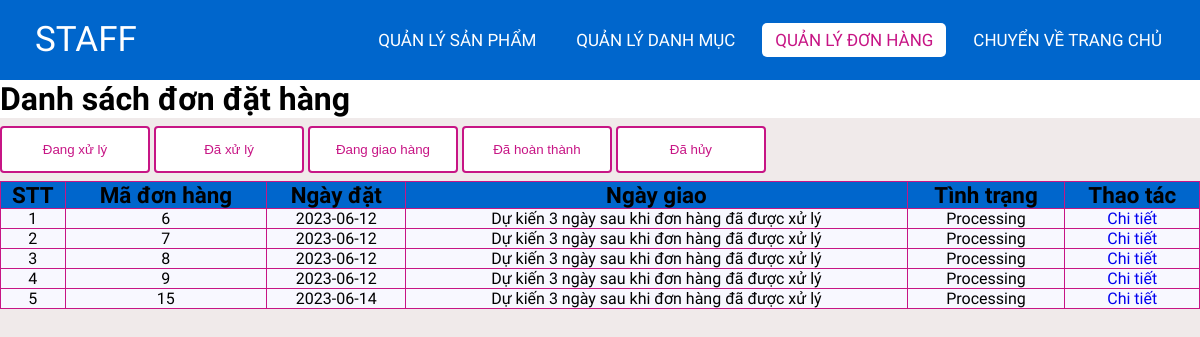
Screenshot of /staff/orderlist.php (signed in) with the database file from the repository.
### tables this page shows
CREATE TABLE `orders` (
  `id` int(11) NOT NULL,
  `userId` int(11) NOT NULL,
  `createdDate` date NOT NULL,
  `receivedDate` date DEFAULT NULL,
  `status` varchar(20) NOT NULL,
  `fullname` varchar(255) NOT NULL,
  `phoneNumber` varchar(100) NOT NULL,
  `address` varchar(500) NOT NULL
);

### lib/database.php (called while the page is built, shortened)
<?php
class Database extends PDO
{
  public $host   = DB_HOST;
  public $user   = DB_USER;
  public $pass   = DB_PASS;
  public $dbname = DB_NAME;
  public $link;
  private function connectDB()
  {
    $this->link = new mysqli(
      $this->host,
      $this->user,
      $this->pass,
      $this->dbname
    );
  }
  public function select($query)
  {
    $result = $this->link->query($query);
    if ($result->num_rows > 0) {
      return $result;
    } else {
      return false;
    }
  }
}

### classes/order.php (called while the page is built, shortened)
<?php
$filepath = realpath(dirname(__FILE__));
include_once($filepath . '/../lib/database.php');
?>
<?php
class order
{
    private $db;
    public function __construct()
    {
        $this->db = new Database();
    }
    public function getProcessingOrder()
    {
        $query = "SELECT * FROM orders WHERE status = 'Processing'";
        $mysqli_result = $this->db->select($query);
        if ($mysqli_result) {
            $result = mysqli_fetch_all($this->db->select($query), MYSQLI_ASSOC);
            return $result;
        }
        return false;
    }
}
?>

### staff/orderlist.php (the view, shortened to what this page needs)
<?php
include '../classes/order.php';
$order = new order();
$processingOrderList = $order->getProcessingOrder();
?>
<!DOCTYPE html>
<html lang="en">
<head>
    <link rel="stylesheet" href="./css/style.css">
    <link rel="stylesheet" href="https://cdnjs.cloudflare.com/ajax/libs/font-awesome/5.15.4/css/all.min.css">
</head>
<body>
    <nav>
        <label class="logo"><a href="index.php">STAFF</a></label>
        <ul>
            <li><a href="productlist.php">Quản lý Sản phẩm</a></li>
            <li><a href="categoriesList.php">Quản lý Danh mục</a></li>
            <li><a href="orderlist.php" class="active">Quản lý Đơn hàng</a></li>
            <li><a href="transfer.php">Chuyển về trang chủ</a></li>
        </ul>
    </nav>
    <div class="title">
        <h1>Danh sách đơn đặt hàng</h1>
    </div>
    <div class="container">
        <div class="tab">
            <button class="tablinks" onclick="openTab(event, 'Processing')">Đang xử lý</button>
            <button class="tablinks" onclick="openTab(event, 'Processed')">Đã xử lý</button>
            <button class="tablinks" onclick="openTab(event, 'Delivering')">Đang giao hàng</button>
            <button class="tablinks" onclick="openTab(event, 'Complete')">Đã hoàn thành</button>
            <button class="tablinks" onclick="openTab(event, 'Cancel')">Đã hủy</button>
        </div>
        <div id="Processing" class="tabcontent">
            <?php
            if ($processingOrderList) { ?>
                <table class="list">
                    <tr>
                        <th>STT</th>
                        <th>Mã đơn hàng</th>
                        <th>Ngày đặt</th>
                        <th>Ngày giao</th>
                        <th>Tình trạng</th>
                        <th>Thao tác</th>
                    </tr>
                    <?php $count = 1;
                    foreach ($processingOrderList as $key => $value) { ?>
                        <tr>
                            <td><?= $count++ ?></td>
                            <td><?= $value['id'] ?></td>
                            <td><?= $value['createdDate'] ?></td>
                            <td><?= ($value['status'] == "Cancel" || $value['status'] == "Spam") ? "" : (($value['status'] != "Processing") ? $value['receivedDate'] : "Dự kiến 3 ngày sau khi đơn hàng đã được xử lý" )?> <?= ($value['status'] != "Processed") ? "    " : "(Dự kiến)" ?> </td>
                            <td><?= $value['status'] ?></td>
                            <td>
                                <a href="orderlistdetail.php?orderId=<?= $value['id'] ?>">Chi tiết</a>
                            </td>
                        </tr>
                    <?php }
                    ?>
                </table>
            <?php } else { ?>
                <h3>Chưa có đơn hàng nào đang xử lý</h3>
            <?php }
            ?>
        </div>
    </div>
</body>
</html>

### staff/css/style.css (style rules this page uses)
:root { --color-primary: #0066CC; --bg-primary: rgb(240, 234, 234); }
* { padding: 0; margin: 0; text-decoration: none; list-style: none; box-sizing: border-box; }
body { font-family: Mitr; background: rgb(240, 234, 234); }
nav { top: 0; position: fixed; background: var(--color-primary); height: 80px; width: 100%; z-index: 999; }
label.logo a { color: white; font-size: 35px; line-height: 80px; padding: 0 35px; }
nav ul { float: right; margin-right: 20px; }
nav ul li { display: inline-block; line-height: 80px; margin: 0 5px; }
nav ul li a { color: white; font-size: 17px; padding: 7px 13px; border-radius: 3px; text-transform: uppercase; border-radius: 5px; transition: 0.5s; }
.active, nav>ul a:hover { background-color: white; color: mediumvioletred; }
.container { height: auto; }
.title { background-color: white; margin-top: 80px; }
.list { width: 100%; background-color: ghostwhite; padding: 10px; border-collapse: collapse; }
th { background-color: var(--color-primary); border: 1px solid mediumvioletred; font-size: 1.4rem; }
td { border: 1px solid mediumvioletred; text-align: center; }
.tabcontent { height: 450px; }
.tablinks { width: 150px; background-color: white; color: mediumvioletred; padding: 14px 20px; margin: 8px 0; border: 2px solid mediumvioletred; border-radius: 4px; cursor: pointer; transition: 0.3s; }

### rows the page displays
orders: id "6", createdDate "2023-06-12", shows "Dự kiến 3 ngày sau khi đơn hàng đã được xử lý", status "Processing"
orders: id "7", createdDate "2023-06-12", shows "Dự kiến 3 ngày sau khi đơn hàng đã được xử lý", status "Processing"
orders: id "8", createdDate "2023-06-12", shows "Dự kiến 3 ngày sau khi đơn hàng đã được xử lý", status "Processing"
orders: id "9", createdDate "2023-06-12", shows "Dự kiến 3 ngày sau khi đơn hàng đã được xử lý", status "Processing"
orders: id "15", createdDate "2023-06-14", shows "Dự kiến 3 ngày sau khi đơn hàng đã được xử lý", status "Processing"
